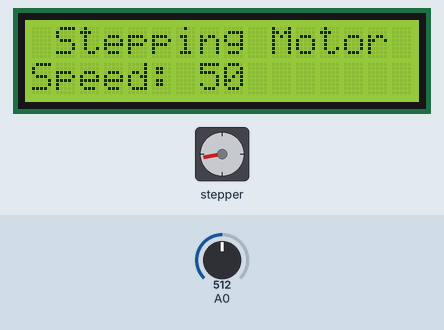
Recording of a sketch running on a simulated Arduino Uno, built with avr-gcc and run on an emulated ATmega328P. Parts: 16×2 character LCD, stepper motor. Inputs (shaded band) come from the test bench; at power-on: A0 = 512. Stepper angles assume 200 steps per turn.

Above: at 1.2 s.
1.3 s: A0 set to 716
At 1.77 s:
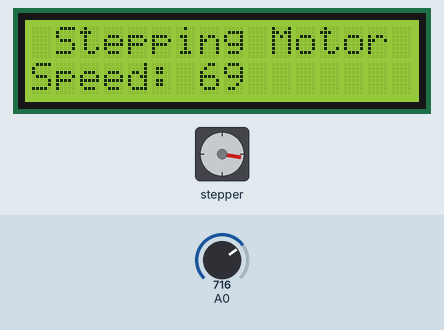
3.7 s: A0 set to 900
At 3.92 s:
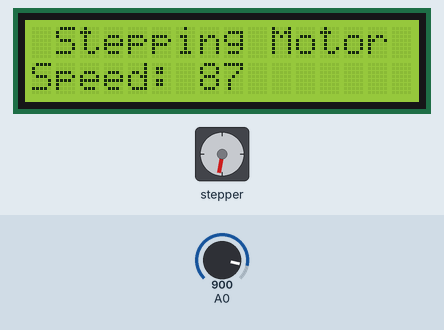
6.7 s: A0 set to 0
At 7.1 s:
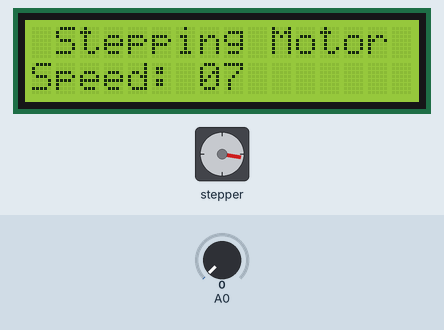
8.2 s: A0 set to 9
9.7 s: A0 set to 12
At 10.45 s:
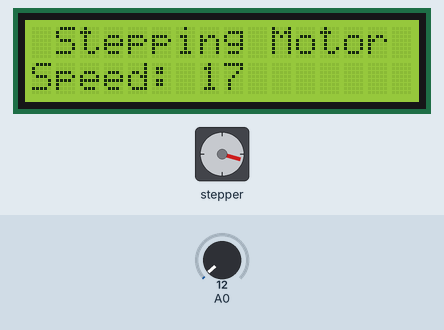
11.8 s: A0 set to 122
At 12.56 s:
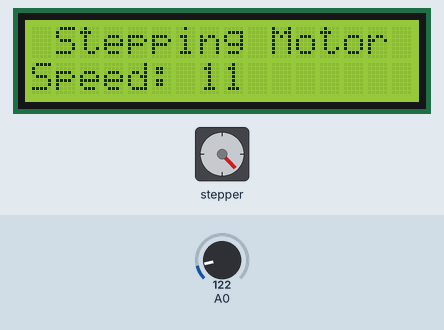
Timing chart, 0 to 23.7 s (numbered marks = the images above; inputs shaded):
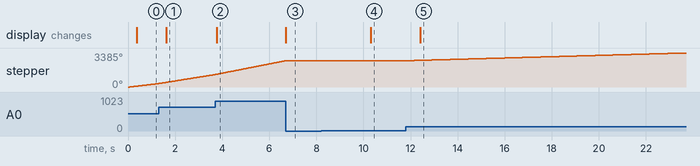

The sketch:

stepper_speedControl_with_LCD.ino
```cpp
/*
Revised Arduino Example code by dreamcircuit arduino team
Added 1602 LCD to print Motor RPM
*/

#include <LiquidCrystal.h>
#include <Stepper.h>

const int stepsPerRevolution = 200;  // change this to fit the number of steps per revolution
// for your motor


// initialize the stepper library on pins 8 through 11:
Stepper myStepper(stepsPerRevolution, 9,10,11,12);
LiquidCrystal lcd(3, 4, 5, 6, 7, 8);

int stepCount = 0;  // number of steps the motor has taken

void setup() {
  lcd.begin(16, 2); // define lcd matrix
  lcd.setCursor(1, 0); // define below message's start point
  lcd.print("Stepping Motor");
  lcd.setCursor(0, 2);
  lcd.print("Speed: ");
}

void loop() {
  // read the sensor value:
  int sensorReading = analogRead(A0);
  // map it to a range from 0 to 100:
  int motorSpeed = map(sensorReading, 0, 1023, 0, 100);
  // set the motor speed:
  if (motorSpeed > 0) {
    myStepper.setSpeed(motorSpeed);
    // step 1/100 of a revolution:
    myStepper.step(stepsPerRevolution/100);
  }
  lcd.setCursor(7, 2);
  // print motor rpm to lcd
  lcd.print(motorSpeed);
}
```

Measured:
- after the input at 1.3 s, the display: changes after 0.32 s (image 1)
- after the input at 3.7 s, the display: changes after 0.07 s (image 2)
- after the input at 6.7 s, the display: changes at once (image 3)
- after the input at 8.2 s, every drawn part: stays the same
- after the input at 9.7 s, stepper: keeps turning clockwise at about 7°/s, starting at once; the display: changes after 0.60 s (image 4)
- after the input at 11.8 s, the display: changes after 0.61 s (image 5)
